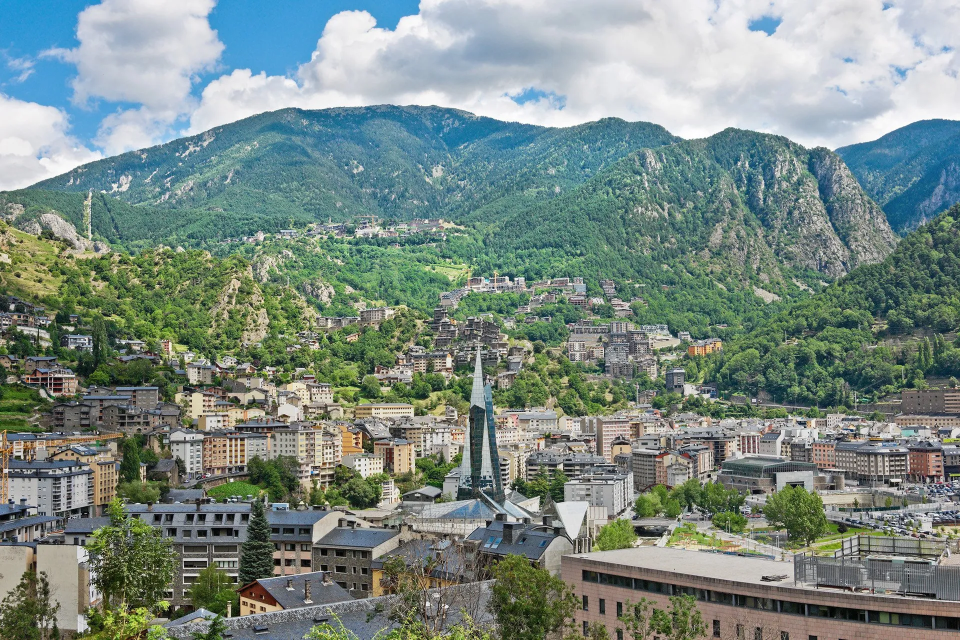
#> input picture extension/assets/img/plonkit/andorra/249153.jpg, 1920 x 1280 px (shown at 1/2 size)
$ python -i detect_inset_boxes.py   (imports and definitions only)
#> lines starting #> are read from the running program, lines starting #| are printed output that depends on the picture; after the words box and inside, x2 and y2 are one past the last pixel; in counts of white or black regions, pixels touching at a corner belong together
# -*- coding: utf-8 -*-
"""For every meta image that has a learnablemeta-style country-shape inset,
detect the inset's bounding box and store it per-card so the quiz overlay
can place the "inset hidden" mask exactly over it.

The inset has these reliable signatures:
  1. Solid light-gray / white background — pixels with a high R,G,B value
     and very low color variance.
  2. Tucked in a corner (so the bbox of bright pixels is offset from one
     corner, not centered).
  3. Occupies somewhere between 4% and 40% of the image area.

The output `mask_boxes.json` is keyed by cardKey (`country:CC:i` or
`country:CC:region:Name:i` for sub-region cards) and stores `{x, y, w, h}` as
fractions of the rendered image, ready for the overlay layer.

Run:
    pip install pillow pillow-avif-plugin numpy
    python scraper/detect_inset_boxes.py [--limit N]
"""
from __future__ import annotations
import argparse
import hashlib
import json
import sys
from pathlib import Path
from urllib.parse import urlparse

import numpy as np
from PIL import Image
try:
    import pillow_avif  # noqa: F401  (registers AVIF plugin)
except ImportError:
    pass

import scipy.ndimage as ndi

REPO = Path(__file__).resolve().parents[1]
TIPS = REPO / 'extension' / 'data' / 'tips.json'
OUT = REPO / 'extension' / 'data' / 'mask_boxes.json'
CACHE = REPO / 'scraper' / '.image_cache'

# Detection: we look for "map-ish" pixels — low saturation (gray-ish, since
# learnablemeta insets render countries as gray fills on white backgrounds)
# and medium-high brightness (the inset background isn't a dark photo).
# Then we find the largest contiguous region of map-ish pixels and use its
# bounding box as the mask area.
SAT_MAX = 20            # low saturation = grayscale graphic (insets use cream/gray bg)
BRIGHT_MIN = 200        # mean of (R,G,B) ≥ this
MIN_FRAC_AREA = 0.04    # smallest plausible inset = 4% of image
MAX_FRAC_AREA = 0.95    # tolerate fully-map images (sandyroads.png etc.)


# [4 lines left out: function cache_path_for, not called in this run]


def detect_inset(img_path: Path) -> dict | None:
    """Return {x,y,w,h} (0..1 fractions) for the inset, or None if no inset.

    Approach: build a "map-ish pixel" mask (low-sat AND bright), find every
    contiguous connected component, then pick the largest component whose
    bbox is in size range and is reasonably solid (most of its bbox is map-
    ish, not just a sparse halo).
    """
    try:
        im = Image.open(img_path).convert('RGB')
#> im is the input picture: PIL image 1920x1280 RGB; mean R, G, B 122.9, 138.5, 131.9
    except Exception:
        return None
    W, H = im.size
#> W = 1920; H = 1280
    if W < 100 or H < 100:
        return None
    # Downsample for speed
    target_w = 320
    if W > target_w:
        scale = target_w / W
#> scale = 0.167
        im = im.resize((target_w, int(H * scale)))
#> im: PIL image 320x213 RGB
    arr = np.asarray(im).astype(np.int16)
    h, w, _ = arr.shape
#> h = 213; w = 320
    sat = arr.max(axis=2) - arr.min(axis=2)
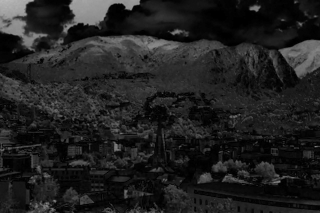
#> sat: shape (213, 320) int16; min 0, max 187, mean 32.7
    bright = arr.mean(axis=2)
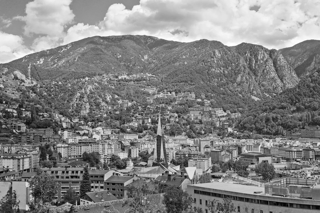
#> bright: shape (213, 320) float64; min 0, max 255, mean 131.1
    mapish = (sat <= SAT_MAX) & (bright >= BRIGHT_MIN)
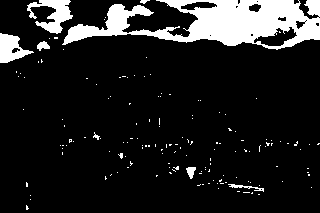
#> mapish: shape (213, 320) bool; 12.6% white; 149 white regions (141 under 20 px), largest, box (x1, y1, x2, y2) and area: (62, 0, 320, 50) 6636, (27, 0, 73, 34) 757, (0, 33, 34, 63) 561
    n_pixels = h * w
#> n_pixels = 68160
    if mapish.sum() < n_pixels * MIN_FRAC_AREA:
        return None
    # Closing fills in the country-fill gaps inside the inset, so the inset
    # becomes a single solid blob rather than a halo with holes.
    structure = np.ones((5, 5), dtype=bool)
    closed = ndi.binary_closing(mapish, structure=structure, iterations=2)
#> closed: shape (213, 320) bool; 14.2% white; 68 white regions (57 under 20 px), largest, box (x1, y1, x2, y2) and area: (4, 4, 316, 63) 8586, (228, 177, 264, 195) 252, (168, 163, 210, 179) 206
    # Connected components
    labels, n = ndi.label(closed)
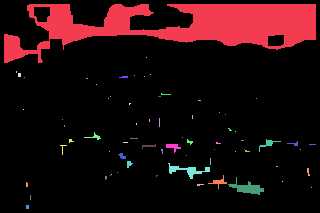
#> labels: shape (213, 320) int32; 71 distinct labels, from 0 to 70; one colour per label, 0 black
#> n = 70
    if n == 0:
        return None
    # For sharp-edge discrimination: compute per-pixel gradient magnitude
    # using sobel on the brightness channel. Insets have a hard rectangular
    # boundary against the photo underneath, photos have soft gradients.
    bright_f = bright.astype(np.float32)
    gx = ndi.sobel(bright_f, axis=1)
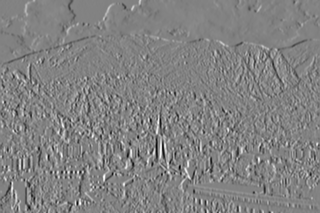
#> gx: shape (213, 320) float32; min -645.7, max 617.7, mean -0.1; drawn with min black and max white
    gy = ndi.sobel(bright_f, axis=0)
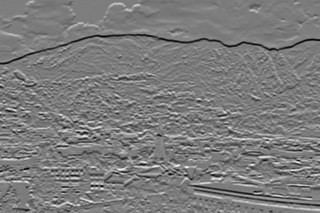
#> gy: shape (213, 320) float32; min -651, max 676.7, mean -3.6; drawn with min black and max white
    grad_mag = np.hypot(gx, gy)
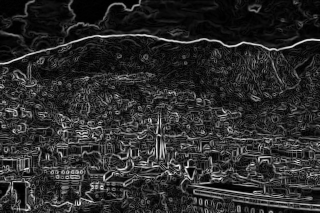
#> grad_mag: shape (213, 320) float32; min 0, max 691.7, mean 118.4; drawn with min black and max white
    candidates = []
    for label_id in range(1, n + 1):
        ys, xs = np.where(labels == label_id)
        if len(ys) < n_pixels * MIN_FRAC_AREA:
            continue
        y0, y1 = int(ys.min()), int(ys.max())
        x0, x1 = int(xs.min()), int(xs.max())
        bw, bh = (x1 - x0 + 1), (y1 - y0 + 1)
        area_frac = (bw * bh) / n_pixels
        if area_frac > MAX_FRAC_AREA:
            continue
        density = float(closed[y0:y1+1, x0:x1+1].mean())
        if density < 0.40:
            continue
        # Sharp-edge check: examine the four interior bbox edges (a thin
        # strip just inside each edge) and compute the mean gradient. A
        # graphical overlay has sharp boundaries → high gradient. A bright
        # photo region (sky, clouds) blends smoothly → low gradient.
        edge_strip = 2
        edges = []
        if y0 > 0:                   edges.append(grad_mag[max(0, y0-edge_strip):y0, x0:x1+1])
        if y1 < h - 1:               edges.append(grad_mag[y1+1:min(h, y1+1+edge_strip), x0:x1+1])
        if x0 > 0:                   edges.append(grad_mag[y0:y1+1, max(0, x0-edge_strip):x0])
        if x1 < w - 1:               edges.append(grad_mag[y0:y1+1, x1+1:min(w, x1+1+edge_strip)])
        edge_pixels = np.concatenate([e.ravel() for e in edges]) if edges else np.array([0.0])
        edge_max = float(edge_pixels.max()) if edge_pixels.size else 0
        # Rectangularity: how much of the bbox is map-ish (vs how much is the
        # photo bleeding through). Insets are highly rectangular (fill > 0.7),
        # sky blobs are organic-shaped.
        fill_ratio = len(ys) / float(bw * bh)
        candidates.append({
            'x0': x0, 'y0': y0, 'x1': x1, 'y1': y1,
            'bw': bw, 'bh': bh,
            'area': area_frac, 'density': density,
            'fill': fill_ratio,
            'edge_max': edge_max,
            'pixels': len(ys),
        })
#> this loop made 70 passes
#> (ys, xs) on passes 2, 3, 4, 5, 6, 8: ([57], [146]), ([71, 72], [16, 16]), ([73, 73, 73, 74, 74, 74, 75, 75, 75, 76, 76, 76], [18, 19, 20, 18, 19, 20, 18, 19, 20, 18, 19, 20]), ([74], [150]), ([75], [134]), ([76], [144])
#> ys on pass 7: [76, 76, 76, 76, 76, 76, 77, 77, 77, 77, 77, 77, 77, 77, 77]
#> after the loop, candidates = 1 item
    if not candidates:
        return None
    # Sharp-edge gate: real insets have at least one borderline pixel with
    # gradient magnitude > 100 (out of ~360 max). Photos rarely cross this.
    # Also require fill_ratio > 0.55 — the inset must be roughly rectangular,
    # not a curving blob.
    candidates = [c for c in candidates if c['edge_max'] >= 80 and c['fill'] >= 0.55]
#> candidates = []
    if not candidates:
        return None
    # Pick the largest passing candidate.
    best = max(candidates, key=lambda c: c['pixels'])
    # Pick a corner anchor based on bbox position
    x0, y0, x1, y1 = best['x0'], best['y0'], best['x1'], best['y1']
    cx, cy = (x0 + x1) / 2, (y0 + y1) / 2
    anchor = ('t' if cy < h / 2 else 'b') + ('l' if cx < w / 2 else 'r')
    # Pad by 1.5% so the mask sits comfortably outside the inset's edge
    pad = 0.015
    fx, fy = x0 / w, y0 / h
    fw, fh = best['bw'] / w, best['bh'] / h
    x = max(0.0, fx - pad)
    y = max(0.0, fy - pad)
    fw = min(1.0 - x, fw + 2 * pad)
    fh = min(1.0 - y, fh + 2 * pad)
    return {'x': round(x, 4), 'y': round(y, 4),
            'w': round(fw, 4), 'h': round(fh, 4),
            'anchor': anchor}


# [58 lines left out: functions collect_cards, main, not called in this run]


# [2 lines not run here, left out]

>>> result = detect_inset('../extension/assets/img/plonkit/andorra/249153.jpg')
